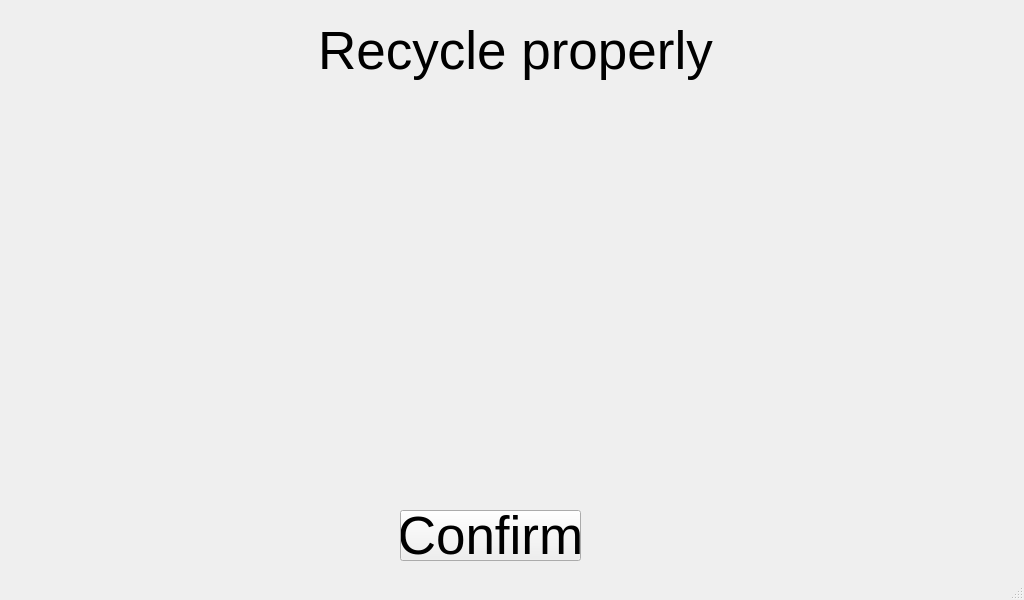
<?xml version="1.0" encoding="UTF-8"?>
<ui version="4.0">
 <class>MainWindow</class>
 <widget class="QMainWindow" name="MainWindow">
  <property name="geometry">
   <rect>
    <x>0</x>
    <y>0</y>
    <width>1024</width>
    <height>600</height>
   </rect>
  </property>
  <property name="windowTitle">
   <string>MainWindow</string>
  </property>
  <widget class="QWidget" name="centralwidget">
   <widget class="QLabel" name="main_label">
    <property name="geometry">
     <rect>
      <x>0</x>
      <y>-150</y>
      <width>1031</width>
      <height>401</height>
     </rect>
    </property>
    <property name="font">
     <font>
      <pointsize>40</pointsize>
     </font>
    </property>
    <property name="text">
     <string>Recycle properly</string>
    </property>
    <property name="alignment">
     <set>Qt::AlignCenter</set>
    </property>
   </widget>
   <widget class="QLabel" name="img_label">
    <property name="geometry">
     <rect>
      <x>140</x>
      <y>100</y>
      <width>731</width>
      <height>391</height>
     </rect>
    </property>
    <property name="text">
     <string/>
    </property>
    <property name="alignment">
     <set>Qt::AlignCenter</set>
    </property>
   </widget>
   <widget class="QPushButton" name="confirm">
    <property name="geometry">
     <rect>
      <x>400</x>
      <y>510</y>
      <width>181</width>
      <height>51</height>
     </rect>
    </property>
    <property name="font">
     <font>
      <pointsize>40</pointsize>
     </font>
    </property>
    <property name="text">
     <string>Confirm</string>
    </property>
   </widget>
  </widget>
  <widget class="QMenuBar" name="menubar">
   <property name="geometry">
    <rect>
     <x>0</x>
     <y>0</y>
     <width>1024</width>
     <height>21</height>
    </rect>
   </property>
  </widget>
  <widget class="QStatusBar" name="statusbar"/>
 </widget>
 <resources/>
 <connections/>
</ui>
